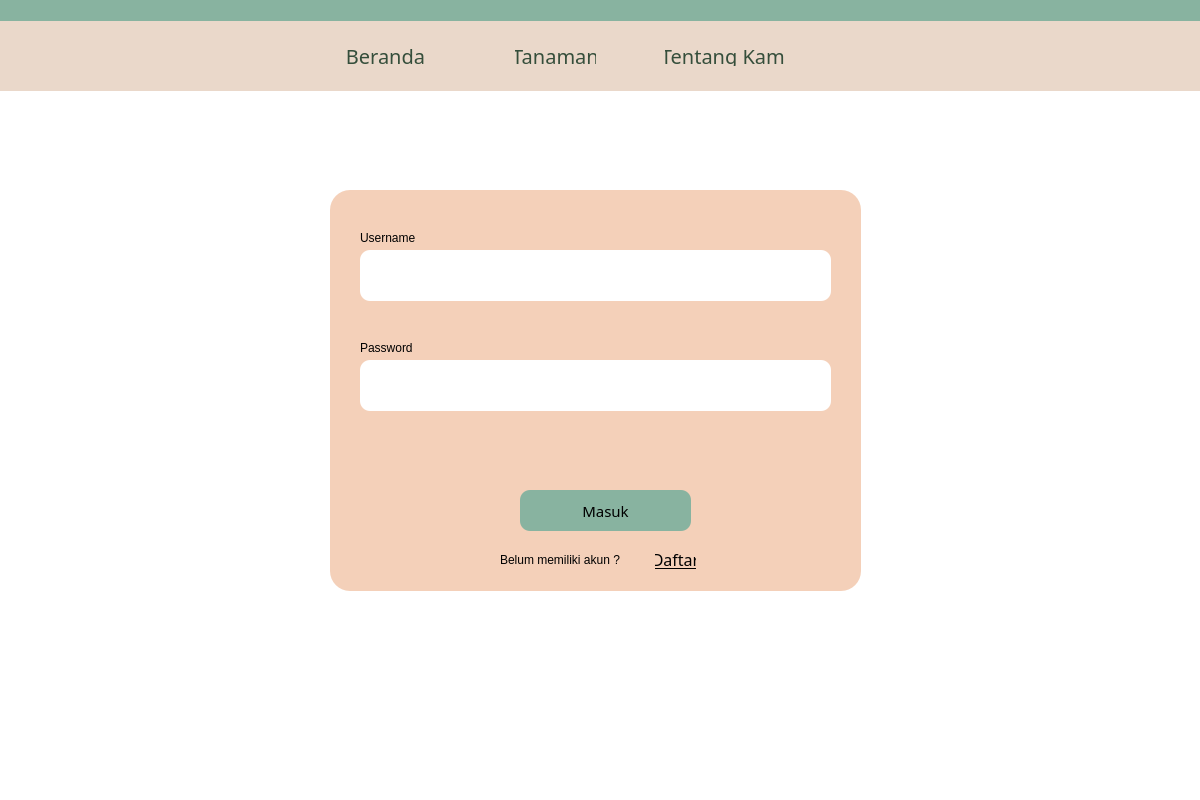
<?xml version="1.0" encoding="UTF-8"?>
<ui version="4.0">
 <class>Dialog</class>
 <widget class="QDialog" name="Dialog">
  <property name="geometry">
   <rect>
    <x>0</x>
    <y>0</y>
    <width>1200</width>
    <height>800</height>
   </rect>
  </property>
  <property name="minimumSize">
   <size>
    <width>1200</width>
    <height>800</height>
   </size>
  </property>
  <property name="maximumSize">
   <size>
    <width>1200</width>
    <height>800</height>
   </size>
  </property>
  <property name="windowTitle">
   <string>Dialog</string>
  </property>
  <widget class="QWidget" name="bgwidget" native="true">
   <property name="enabled">
    <bool>true</bool>
   </property>
   <property name="geometry">
    <rect>
     <x>0</x>
     <y>0</y>
     <width>1200</width>
     <height>800</height>
    </rect>
   </property>
   <property name="minimumSize">
    <size>
     <width>1200</width>
     <height>800</height>
    </size>
   </property>
   <property name="maximumSize">
    <size>
     <width>1200</width>
     <height>800</height>
    </size>
   </property>
   <property name="autoFillBackground">
    <bool>false</bool>
   </property>
   <property name="styleSheet">
    <string notr="true">QWidget#bgwidget{
background-color: white;}</string>
   </property>
   <widget class="QFrame" name="loginframe">
    <property name="geometry">
     <rect>
      <x>330</x>
      <y>190</y>
      <width>531</width>
      <height>401</height>
     </rect>
    </property>
    <property name="styleSheet">
     <string notr="true">QFrame#loginframe{
	background-color: rgb(244, 208, 185);
    border: 0px solid #555;
    border-radius: 20px;
    border-style: outset;
    padding: 5px;
}</string>
    </property>
    <property name="frameShape">
     <enum>QFrame::StyledPanel</enum>
    </property>
    <property name="frameShadow">
     <enum>QFrame::Raised</enum>
    </property>
    <widget class="QLineEdit" name="usernamebox">
     <property name="geometry">
      <rect>
       <x>30</x>
       <y>60</y>
       <width>471</width>
       <height>51</height>
      </rect>
     </property>
     <property name="styleSheet">
      <string notr="true">QLineEdit#usernamebox{
	background-color: white;
    border: 0px solid #555;
    border-radius: 10px;
    border-style: outset;
    padding: 5px;
	font: 12pt &quot;Sansita&quot;;
}</string>
     </property>
     <property name="text">
      <string/>
     </property>
    </widget>
    <widget class="QLineEdit" name="usernamebox_2">
     <property name="geometry">
      <rect>
       <x>30</x>
       <y>170</y>
       <width>471</width>
       <height>51</height>
      </rect>
     </property>
     <property name="styleSheet">
      <string notr="true">QLineEdit#usernamebox_2{
	background-color: white;
    border: 0px solid #555;
    border-radius: 10px;
    border-style: outset;
    padding: 5px;
	font: 12pt &quot;Sansita&quot;;
}</string>
     </property>
     <property name="text">
      <string/>
     </property>
    </widget>
    <widget class="QPushButton" name="QPushButton_3">
     <property name="geometry">
      <rect>
       <x>190</x>
       <y>300</y>
       <width>171</width>
       <height>41</height>
      </rect>
     </property>
     <property name="font">
      <font>
       <family>Sansita</family>
       <pointsize>11</pointsize>
      </font>
     </property>
     <property name="styleSheet">
      <string notr="true">QPushButton {
    border: 0px solid #555;
    border-radius: 10px;
    border-style: outset;
    padding: 5px;
	color : black;
    background-color : rgb(136, 179, 160);
    }

QPushButton:hover {
	color : white;
    background-color : rgb(85, 170, 127)
    }

QPushButton:pressed {
    border-style: inset;
    background: qradialgradient(
        cx: 0.4, cy: -0.1, fx: 0.4, fy: -0.1,
        radius: 1.35, stop: 0 #fff, stop: 1 #ddd
        );
    }</string>
     </property>
     <property name="text">
      <string>Masuk</string>
     </property>
     <property name="checkable">
      <bool>false</bool>
     </property>
    </widget>
    <widget class="QLabel" name="label_2">
     <property name="geometry">
      <rect>
       <x>30</x>
       <y>150</y>
       <width>81</width>
       <height>16</height>
      </rect>
     </property>
     <property name="styleSheet">
      <string notr="true">font: 12pt &quot;Sansita&quot;;</string>
     </property>
     <property name="text">
      <string>Password</string>
     </property>
    </widget>
    <widget class="QLabel" name="label_3">
     <property name="geometry">
      <rect>
       <x>30</x>
       <y>40</y>
       <width>81</width>
       <height>16</height>
      </rect>
     </property>
     <property name="styleSheet">
      <string notr="true">font: 12pt &quot;Sansita&quot;;</string>
     </property>
     <property name="text">
      <string>Username</string>
     </property>
    </widget>
    <widget class="QLabel" name="label_5">
     <property name="geometry">
      <rect>
       <x>170</x>
       <y>360</y>
       <width>161</width>
       <height>20</height>
      </rect>
     </property>
     <property name="styleSheet">
      <string notr="true">font: 12pt &quot;Sansita&quot;;</string>
     </property>
     <property name="text">
      <string>Belum memiliki akun ?</string>
     </property>
    </widget>
    <widget class="QPushButton" name="daftarButton">
     <property name="geometry">
      <rect>
       <x>320</x>
       <y>354</y>
       <width>51</width>
       <height>31</height>
      </rect>
     </property>
     <property name="font">
      <font>
       <family>Sansita</family>
       <pointsize>12</pointsize>
       <underline>true</underline>
      </font>
     </property>
     <property name="styleSheet">
      <string notr="true">QPushButton {
    border: 0px solid #555;
    border-radius: 15px;
    border-style: outset;
    padding: 5px;
	color : black;
	text-decoration: underline;
    background-color : rgb(244, 208, 185);
    }

QPushButton:hover {
	color : white;
	text-decoration: underline; 
    }</string>
     </property>
     <property name="text">
      <string>Daftar</string>
     </property>
     <property name="checkable">
      <bool>false</bool>
     </property>
    </widget>
   </widget>
   <widget class="QFrame" name="navbar">
    <property name="geometry">
     <rect>
      <x>-10</x>
      <y>0</y>
      <width>1211</width>
      <height>91</height>
     </rect>
    </property>
    <property name="styleSheet">
     <string notr="true">QFrame#navbar{
	background-color: rgb(234, 216, 202);
   
    border-style: outset;
    padding: 5px;
}</string>
    </property>
    <property name="frameShape">
     <enum>QFrame::StyledPanel</enum>
    </property>
    <property name="frameShadow">
     <enum>QFrame::Raised</enum>
    </property>
    <widget class="QFrame" name="frame_5">
     <property name="geometry">
      <rect>
       <x>10</x>
       <y>-30</y>
       <width>1451</width>
       <height>51</height>
      </rect>
     </property>
     <property name="styleSheet">
      <string notr="true">QFrame{
	background-color: rgb(136, 179, 160);
   
    border-style: outset;
    padding: 5px;
}</string>
     </property>
     <property name="frameShape">
      <enum>QFrame::StyledPanel</enum>
     </property>
     <property name="frameShadow">
      <enum>QFrame::Raised</enum>
     </property>
    </widget>
    <widget class="QLabel" name="Logo_4">
     <property name="geometry">
      <rect>
       <x>0</x>
       <y>0</y>
       <width>281</width>
       <height>121</height>
      </rect>
     </property>
     <property name="styleSheet">
      <string notr="true">font: 87 26pt &quot;Sansita&quot;;
color : rgb(0, 0, 0) </string>
     </property>
     <property name="text">
      <string/>
     </property>
     <property name="pixmap">
      <pixmap>../../../../../../../../Downloads/1E284E92-8854-46D1-BC93-31B6BD0FC54D-removebg-preview 1.png</pixmap>
     </property>
     <property name="scaledContents">
      <bool>true</bool>
     </property>
     <property name="alignment">
      <set>Qt::AlignCenter</set>
     </property>
    </widget>
    <widget class="QPushButton" name="berandaButton_3">
     <property name="geometry">
      <rect>
       <x>350</x>
       <y>40</y>
       <width>91</width>
       <height>31</height>
      </rect>
     </property>
     <property name="font">
      <font>
       <family>Sansita</family>
       <pointsize>15</pointsize>
      </font>
     </property>
     <property name="styleSheet">
      <string notr="true">QPushButton {
    border: 0px solid #555;
    border-radius: 15px;
    border-style: outset;
    padding: 5px;
	color : rgb(53, 78, 59);
    background-color :  rgb(234, 216, 202);
    }

QPushButton:hover {
	color : white;
    }</string>
     </property>
     <property name="text">
      <string>Beranda</string>
     </property>
     <property name="checkable">
      <bool>false</bool>
     </property>
    </widget>
    <widget class="QPushButton" name="tanamanButton_3">
     <property name="geometry">
      <rect>
       <x>520</x>
       <y>40</y>
       <width>91</width>
       <height>31</height>
      </rect>
     </property>
     <property name="font">
      <font>
       <family>Sansita</family>
       <pointsize>15</pointsize>
      </font>
     </property>
     <property name="styleSheet">
      <string notr="true">QPushButton {
    border: 0px solid #555;
    border-radius: 15px;
    border-style: outset;
    padding: 5px;
	color :  rgb(53, 78, 59);
    background-color :  rgb(234, 216, 202);
    }

QPushButton:hover {
	color : white;
    }</string>
     </property>
     <property name="text">
      <string>Tanaman</string>
     </property>
     <property name="checkable">
      <bool>false</bool>
     </property>
    </widget>
    <widget class="QPushButton" name="aboutButton_3">
     <property name="geometry">
      <rect>
       <x>670</x>
       <y>40</y>
       <width>131</width>
       <height>31</height>
      </rect>
     </property>
     <property name="font">
      <font>
       <family>Sansita</family>
       <pointsize>15</pointsize>
      </font>
     </property>
     <property name="styleSheet">
      <string notr="true">QPushButton {
    border: 0px solid #555;
    border-radius: 15px;
    border-style: outset;
    padding: 5px;
	color : rgb(53, 78, 59);
    background-color :  rgb(234, 216, 202);
    }

QPushButton:hover {
	color : white;
    }</string>
     </property>
     <property name="text">
      <string>Tentang Kami</string>
     </property>
     <property name="checkable">
      <bool>false</bool>
     </property>
    </widget>
    <widget class="QLabel" name="search_3">
     <property name="geometry">
      <rect>
       <x>930</x>
       <y>40</y>
       <width>31</width>
       <height>31</height>
      </rect>
     </property>
     <property name="text">
      <string/>
     </property>
     <property name="pixmap">
      <pixmap>../../img/Search.png</pixmap>
     </property>
     <property name="scaledContents">
      <bool>true</bool>
     </property>
    </widget>
    <widget class="QLabel" name="account_3">
     <property name="geometry">
      <rect>
       <x>980</x>
       <y>35</y>
       <width>31</width>
       <height>41</height>
      </rect>
     </property>
     <property name="text">
      <string/>
     </property>
     <property name="pixmap">
      <pixmap>../../img/User.png</pixmap>
     </property>
     <property name="scaledContents">
      <bool>true</bool>
     </property>
    </widget>
    <widget class="QLabel" name="notification_3">
     <property name="geometry">
      <rect>
       <x>1030</x>
       <y>40</y>
       <width>31</width>
       <height>31</height>
      </rect>
     </property>
     <property name="text">
      <string/>
     </property>
     <property name="pixmap">
      <pixmap>../../img/Doorbell.png</pixmap>
     </property>
     <property name="scaledContents">
      <bool>true</bool>
     </property>
    </widget>
    <widget class="QLabel" name="keranjang_3">
     <property name="geometry">
      <rect>
       <x>1080</x>
       <y>30</y>
       <width>31</width>
       <height>51</height>
      </rect>
     </property>
     <property name="text">
      <string/>
     </property>
     <property name="pixmap">
      <pixmap>../../img/Shopping Cart.png</pixmap>
     </property>
     <property name="scaledContents">
      <bool>true</bool>
     </property>
    </widget>
   </widget>
  </widget>
 </widget>
 <resources/>
 <connections/>
</ui>
